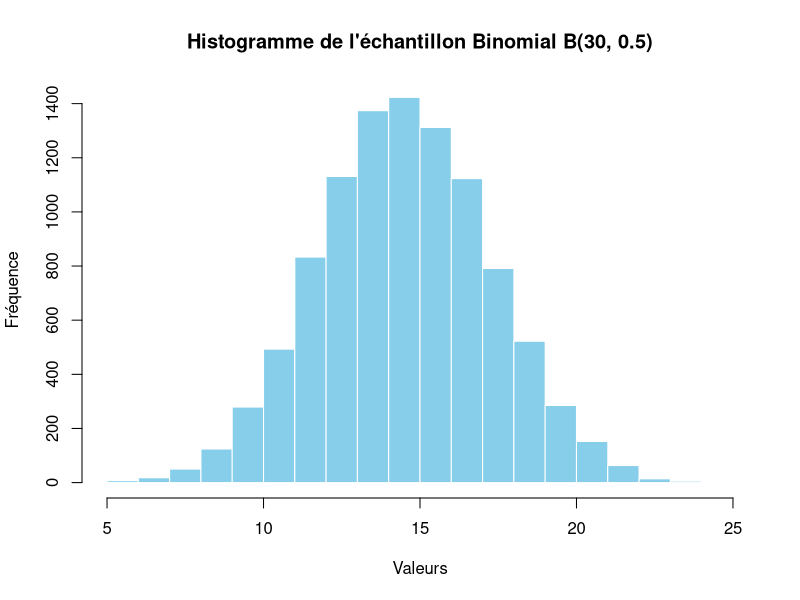
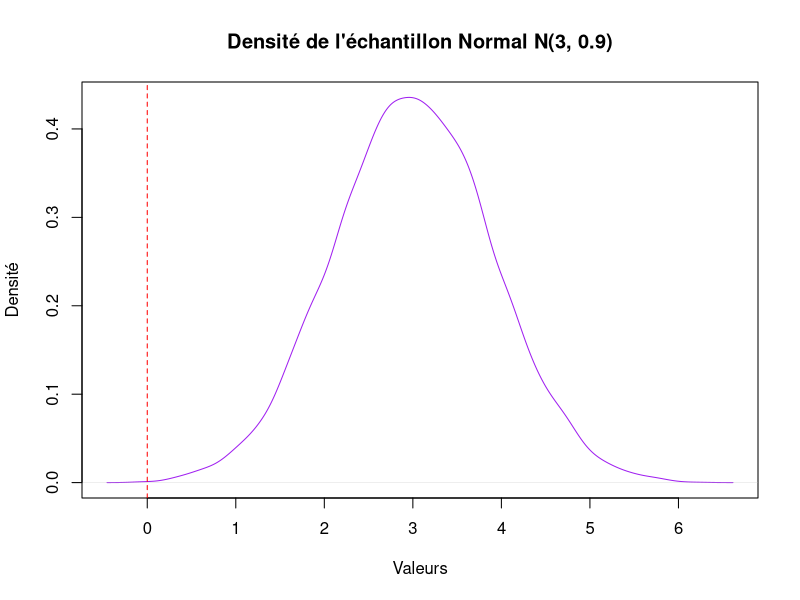
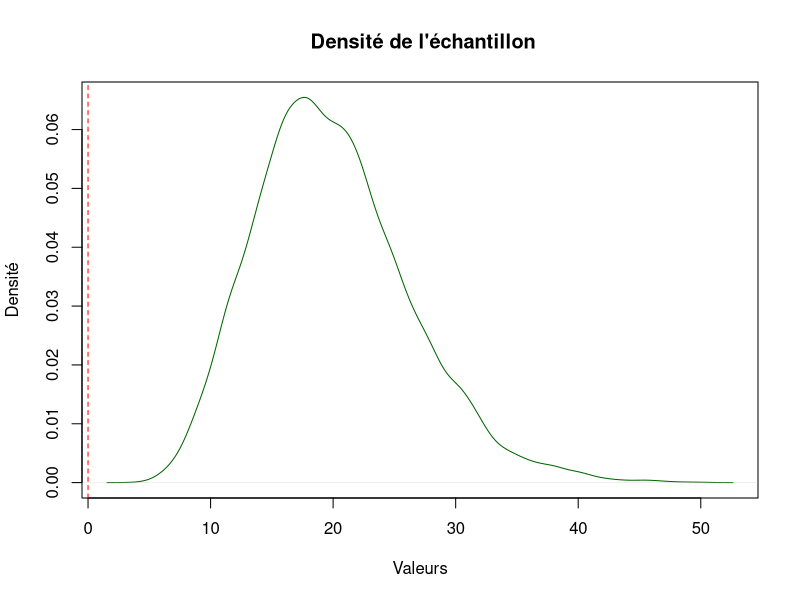
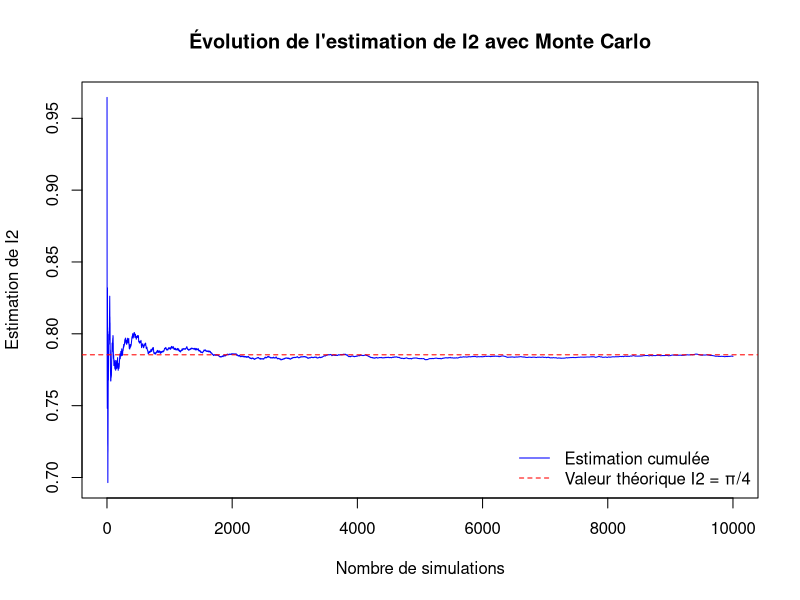

Recreate these plots in R, in order.
## ---- chunk 1
# Simulation d'un échantillon de taille 10000 suivant une loi binomiale B(30, 0.5)
sample_binomial <- rbinom(10000, size = 30, prob = 0.5)
## ---- chunk 2
# Tracé de l'histogramme de l'échantillon
hist(sample_binomial, main = "Histogramme de l'échantillon Binomial B(30, 0.5)", 
     xlab = "Valeurs", ylab = "Fréquence", col = "skyblue", border = "white")
## ---- chunk 3
# Simulation d'un échantillon de taille 10000 suivant une loi normale N(3, 0.9)
sample_normal <- rnorm(10000, mean = 3, sd = 0.9)
## ---- chunk 4
# Tracé de la densité de l'échantillon
plot(density(sample_normal), main = "Densité de l'échantillon Normal N(3, 0.9)", 
     xlab = "Valeurs", ylab = "Densité", col = "purple")
abline(v = 0, col = "red", lty = 2) # Ajout d'une ligne pour l'intervalle contenant 0
## ---- chunk 5
# Simulation d'un échantillon de taille 10000 suivant une loi du χ² avec 20 degrés de liberté
sample_chi2 <- rchisq(10000, df = 20)

## ---- chunk 6
# Trac\'{e}de la densité de l'\'{e}chantillon
plot(density(sample_chi2), main = " Densité de l'échantillon", 
     xlab = "Valeurs", ylab = "Densité", col = "darkgreen")
abline(v = 0, col = "red", lty = 2) # Ligne pour l'intervalle contenant 0
## ---- chunk 7
# Nombre de simulations
n <- 10000

# Simulation de points uniformément distribués sur [0, 1]
x <- runif(n)

# Fonction à intégrer : sqrt(1 - x^2)
f_x <- sqrt(1 - x^2)

# Estimation de l'intégrale par la méthode de Monte Carlo
I2_estimation <- mean(f_x)

# Affichage de l'estimation
cat("Estimation de I2 par la méthode de Monte Carlo avec n =", n, ":", I2_estimation, "\n")

# Valeur théorique de I2
I2_theorique <- pi / 4
cat("Valeur théorique de I2 :", I2_theorique, "\n")
## ---- chunk 8
# Visualisation de l'évolution de l'estimation avec n croissant
estimation_progression <- cumsum(f_x) / (1:n)
plot(1:n, estimation_progression, type = "l", col = "blue", 
     xlab = "Nombre de simulations", ylab = "Estimation de I2", 
     main = "Évolution de l'estimation de I2 avec Monte Carlo")
abline(h = I2_theorique, col = "red", lty = 2) # Valeur théorique en rouge

# Ajout d'une légende
legend("bottomright", legend = c("Estimation cumulée", "Valeur théorique I2 = π/4"),
       col = c("blue", "red"), lty = c(1, 2), bty = "n")
## ---- chunk 9
# Créer un data.frame pour regrouper les données
donnees <- data.frame(x = c(18, 7, 14, 31, 21, 5, 11, 16, 26, 29),
                      y = c(55, 17, 36, 85, 62, 18, 33, 41, 63, 87))

# Exporter les données au format CSV
write.csv(donnees, "donnees.csv", row.names = FALSE)

cat("Les données ont été enregistrées dans le fichier 'donnees.csv'.\n")
